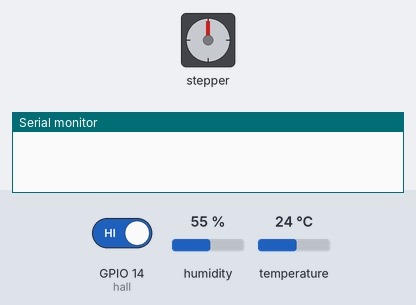
Simulated run of this program. Board: ESP32. Shown: stepper motor, the last lines printed to the serial monitor. The test bench sets the inputs (shaded band); at power-on: GPIO 14 (hall) HIGH, temperature 24 °C, humidity 55 %. WiFi joins after 1.5 s; servers stay silent unless stated; stepper angles assume 2048 steps per turn.

Above: at 1.2 s.
1.3 s: GPIO 14 (hall) driven LOW
At 2.09 s:
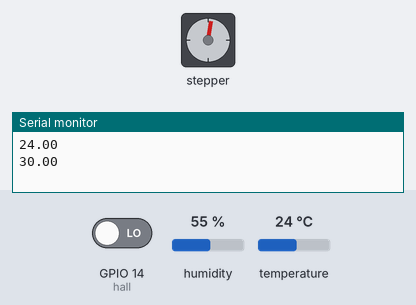
At 2.73 s:
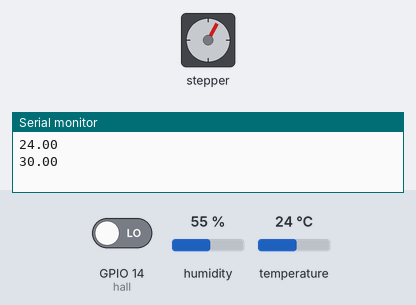
4.3 s: temperature set to 28 °C
6.1 s: temperature set to 31 °C
At 7.24 s:
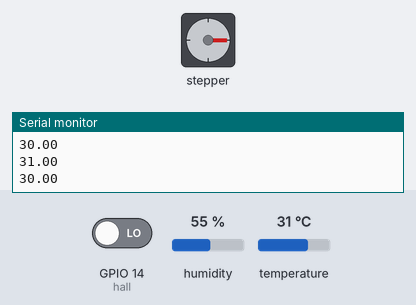
9.1 s: temperature set to 12 °C
12.1 s: temperature set to 33 °C
Timing chart, 0 to 18.7 s (numbered marks = the images above; inputs shaded):
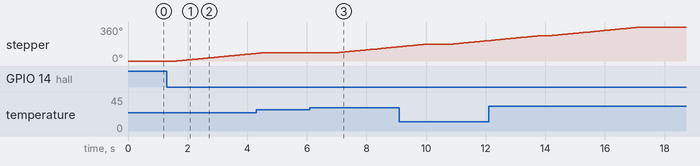

The program:

main.cpp
```cpp
#include <Arduino.h>
#include <WiFi.h>
#include <Stepper.h>
#include "ESPAsyncWebServer.h"
#include <DHT.h>
#include <iostream>
#include <string>

//Motor
int steps = 2048;
Stepper Schrittmotor(steps,14,27,26,25);

//Reed Schalter

int schalter = 22;

//Hall Sensor

int hall = 14;


////////////////////////////////

DHT my_sensor(18,DHT11);  //  <--- Für das initialisieren des Temperatursensors
float temperature;        //  <--- aktuelle Temperaturvariable


//Wi-fi Einstellungen und Port
char ssid[] = "AndroidAPF78A";
char pass[] = "12345678";
int status = WL_IDLE_STATUS;

AsyncWebServer server(80);

//Lagern des HTTP requests
String header;

//html
String html = "<!doctype html><html lang='en' style='height: 100vh; font-family: Arial,serif'><head><meta charset='UTF-8'><meta name='viewport'content='width=device-width, user-scalable=no, initial-scale=1.0, maximum-scale=1.0, minimum-scale=1.0'><meta http-equiv='X-UA-Compatible' content='ie=edge'><title>Grill App</title></head><body style='height: 100vh; display: flex; align-items: center; justify-content: center'><div style='display: flex; align-items: center; justify-content: center; flex-direction: column; background: lightgray; padding: 20px; border-radius: 5px'><h1>Grill App</h1><div><form style='display: flex; flex-direction: column'><span><b style='margin-right: 5px'>Aktuelle Grilltemperatur:</b> <i id='grill-temperature'>30</i><i>&nbsp;Grad</i></span><label style='margin-top: 10px; display: flex; align-items: center'><b style='margin-right: 5px'>Grilltemperatur:</b><input type='range' min='30' max='70' step='5' value='30' onchange='sendAjaxGetRequest(`/setTemperature?temp=${this.value}`)' oninput='setOutput(`${this.value} Grad`)' style='margin-right: 5px'><span id='output'>30 Grad</span></label></form></div></div></body></html><script>function setOutput(value) {document.getElementById('output').innerHTML = value;};function sendAjaxGetRequest(url, callback) { let xhr = new XMLHttpRequest();xhr.open('GET', url, true);xhr.onload = function() {if (this.status === 200) { if (callback) {callback(this.responseText);}}};xhr.send();};setInterval(function() {sendAjaxGetRequest('/temperature', function(response) {document.getElementById('grill-temperature').innerHTML = response;});}, 3000);</script>";

// Current time
unsigned long currentTime = millis();
// Previous time
unsigned long previousTime = 0;
// Define timeout time in milliseconds (example: 2000ms = 2s)
const long timeoutTime = 2000;


//lock-variable
bool lock = false;

//Die vom Client gewünschte Temperatureinstellung:
float sollTemp = 30.00; // kleinstmögliche TempStufe ist am Anfang eingestellt
float currentTemp = 0.00;

void setup() {
  Serial.begin(9600);
  Schrittmotor.setSpeed(5);
  WiFi.begin(ssid, pass);
  my_sensor.begin();
  pinMode(schalter, INPUT);
  pinMode(hall, INPUT);

  server.on("/", HTTP_GET, [](AsyncWebServerRequest *request){
    request->send(200, "text/html", html);
  });

  server.on("/temperature", HTTP_GET, [](AsyncWebServerRequest *request){
    request->send(200, "text/plain", String(currentTemp,2));
  });

  server.on("/setTemperature", HTTP_GET, [](AsyncWebServerRequest *request){
    const AsyncWebParameter* param = request->getParam(0);
    sollTemp = param->value().toFloat();
    request->send(200, "text/plain", "Hello World");
  });

  server.begin();
}

void loop() {

  if (digitalRead(hall)==LOW){
    temperature = my_sensor.readTemperature();
    currentTemp = temperature;

    Serial.println(temperature);
    Serial.println(sollTemp);

    delay(300);


    if ((temperature >= sollTemp && temperature <= (sollTemp+3.00)) && lock){
        Schrittmotor.step(512);
        lock = false;
        delay(500);
    } else if ((temperature < sollTemp) && lock == false){
        Schrittmotor.step(512);
        lock = true;
    }
  }


}
```

Measured:
- the behaviour switches between 29 and 30 °C on temperature (found by bisection; images 2 and 3)
- after the input at 1.3 s, stepper: keeps turning clockwise at about 30°/s, starting after 0.34 s
- after the input at 6.1 s, stepper: keeps turning clockwise at about 30°/s, starting after 0.99 s
